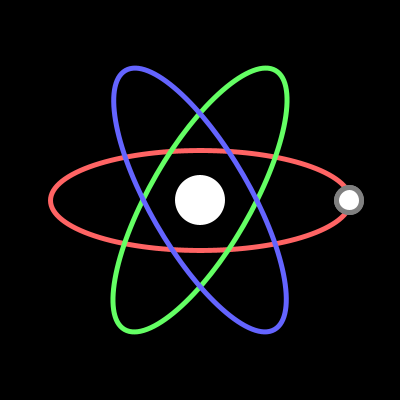
Frame 1 (no input)
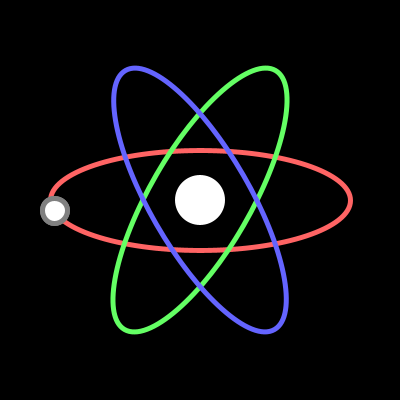
Frame 60 (the mouse pressed at the canvas centre just before this capture)
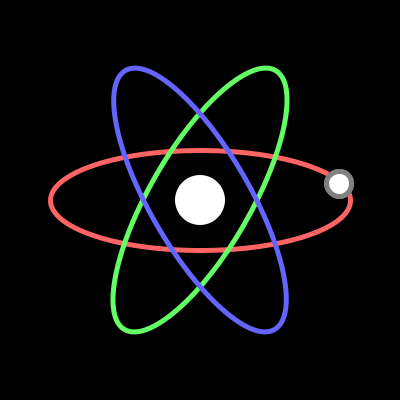
Frame 120 (the mouse held since frame 60 and released just before this capture)

The Processing sketch that drew these frames (run headless with seeded random() and noise(); from frame 60 on, the mouse is pressed at the canvas centre):

// Processing sketch: Atomic
// ── Atomic.pde
// Animate 3 electrons orbiting around a nucleus.
// Each electron should follow a path and match
// colors with its respective path.

// Don't use rotate()
// Use vectors and trigonometry

float r;


float theta;
float theta_velocity;
float theta_acceleration;


void setup() {
  size(400, 400);

  r = height * .45;
  theta = 0;
  theta_velocity=0;
  theta_acceleration=0.0001;
}
void draw() {

  drawBackground();

  ///////////////// START YOUR CODE HERE:

  translate(width/2, height/2);


  float x = r * cos(theta); // Polar to Cartesian
  float y = r * sin(theta);

  ellipseMode(CENTER);
  pushMatrix();
  fill(255);
  stroke(128);
  ellipse(83*x/100, y/4, 25, 25);
  popMatrix();

  theta_velocity += theta_acceleration;
  theta += theta_velocity;

  if (theta_velocity >= .05);
  {
    theta_velocity = .05;
  }


  float angle = atan2(y, x);
  float mag = sqrt(x*x + y*y);

  x = mag * cos(angle);
  y = mag * sin(angle);

  angle -= radians(60);

  ellipse(83*x/100, y/4, 25, 25);

  //rotate(PI/3);
  //ellipse(83*x/100, y/4, 25, 25); // Rotate Solution

  //rotate(PI/3);
  //ellipse(83*x/100, y/4, 25, 25);


  println(theta_velocity);

  ///////////////// END YOUR CODE HERE
}
void drawBackground() {
  // The white Circle
  background(0);
  noStroke();
  fill(255);
  ellipse(200, 200, 50, 50);
  noFill();
  strokeWeight(5);

  pushMatrix();
  // The Red Circle
  translate(200, 200);
  stroke(255, 100, 100);
  ellipse(0, 0, 300, 100);
  popMatrix();

  pushMatrix();
  // The Green Circle
  translate(200, 200);
  rotate(PI/1.5);
  stroke(100, 255, 100);
  ellipse(0, 0, 300, 100);
  popMatrix();

  pushMatrix();
  // The Blue Circle
  translate(200, 200);
  rotate(2*PI/1.5);
  stroke(100, 100, 255);
  ellipse(0, 0, 300, 100);
  popMatrix();
}
